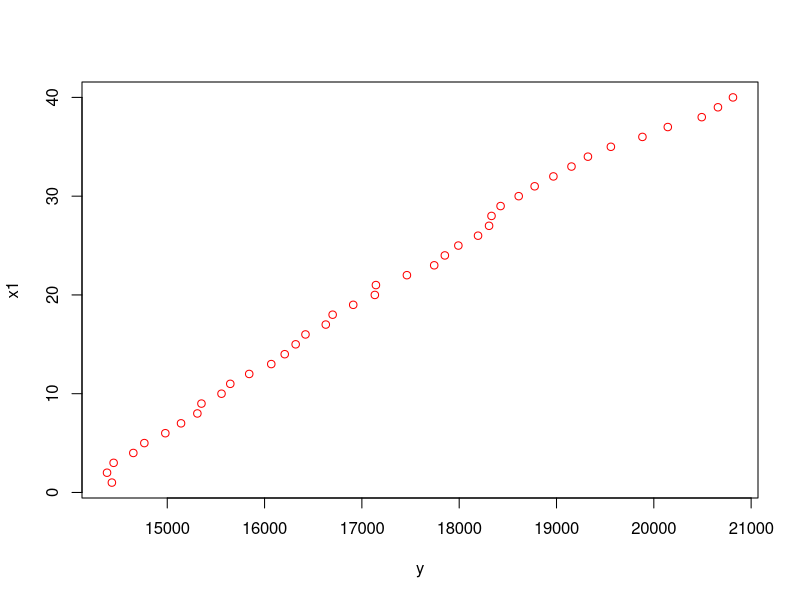
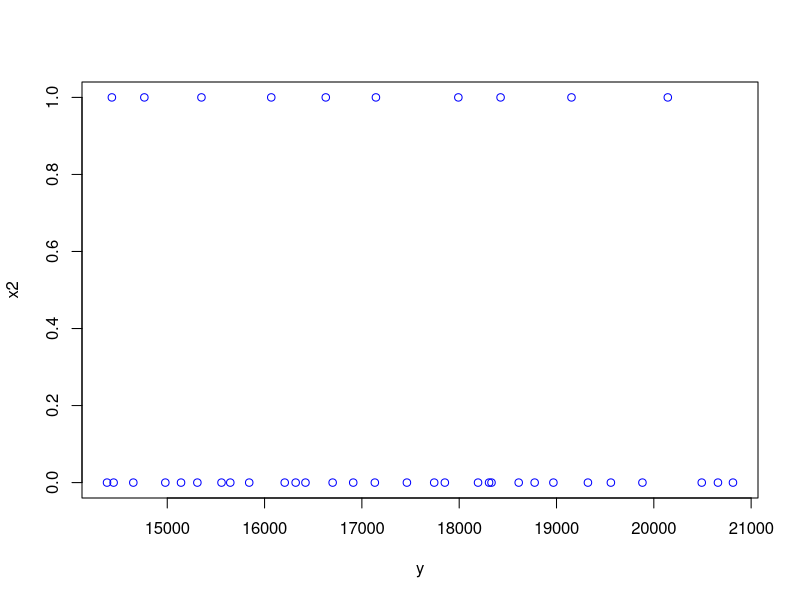
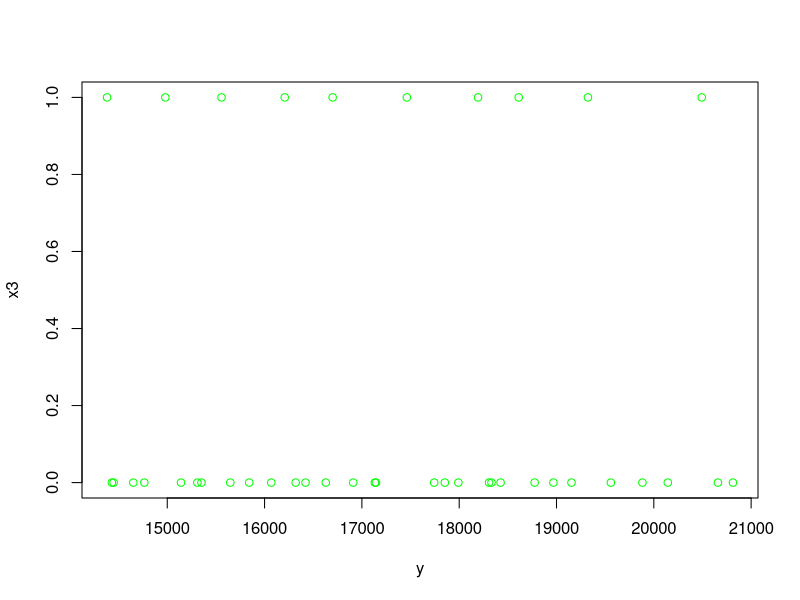
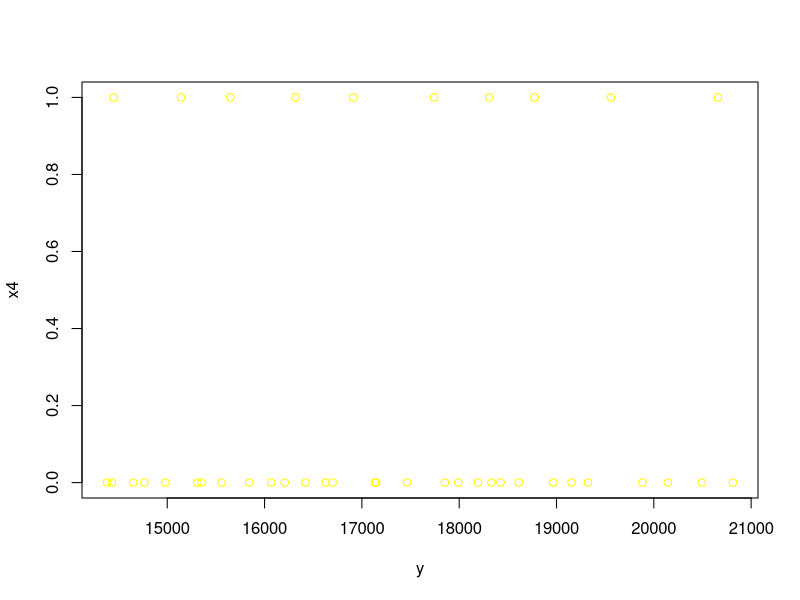

Source code (R) for these figures, in order: (Note: this script raises an error after producing the figures.)
# install.packages('lmtest')
# install.packages('car')
#install.packages("tseries")
#install.packages("forecast")
library(forecast)
library(tseries)
library(lmtest)
library(car)

setwd('/Users/demg/Projects/FA/Course III/ECONOMETRICS/pract9/task3')
data <- read.csv('./data.csv', sep = ";")

y <- data$GDP
x1 <- data$t
x2 <- data$d1
x3 <- data$d2
x4 <- data$d3

# Корреляционная матрица
cor(data)

# Диаграммы рассеяния
plot(y, x1, col = 'red')
plot(y, x2, col= 'blue')
plot(y, x3, col = 'green')
plot(y, x4, col = 'yellow')

########################################################################################
# Множественная модель
p_many <- lm(y~x1+x2+x3+x4)
s_many <- summary(p_many)
s_many

A_many <- sum(abs(s_many$residuals/y)) / length(y) * 100 # Апроксимация
A_many

confint(p_many, level = 0.95) # Доверительные интервалы

determ <- s_many$r.squared
adjust_determ <- s_many$adj.r.squared
st_error <- error_many
approx <- A_many
f_test <- s_many$fstatistic[1]

#######В) Проверьте значимость модели регрессии в целом и каждого коэффициента модели по отдельности.######
compare <- data.frame(
  Коэффициент_детерминации=determ,
  Скорректированный_коэффициент=adjust_determ,
  Стандартная_ошибка_модели=st_error,
  Ошибка_аппроксимации=approx,
  F_тест=f_test
)
print(compare)

"
Качество модели хорошее:
Модель очень качественная R^2 = 0.9931657
R^2 скорр = 0.9923846 (приближено к 1)
Se = 166.7931 (относительно у не очень много — качество нормальное (умеренное отношение))

F = 1271.553
p-value = < 2.2e-16
Ошибка_аппроксимации < 7 - модель хорошая (5.371801) (?)
"


#прогнозирование по модели с фиктивными переменными
pred=data.frame(c(41,42,43),c(1,0,0),c(0,1,0),c(0,0,1))
colnames(pred)=c("x1","x2","x3","x4")
predictGDP=predict(p_many, newdata = pred)
predictGDP
pred

# Durbin-Watson test
# H0: нет автокорреляции
# Ha: есть автокорреляция 1-го порядка
dwtest(p_many)
#DW приближен к 0, что говорит о существовании положительной автокорреляции.
#p-value = 2.683e-13 < (0.01, 0.05, 0.1) - отвергаем гипотезу об отсутствии автокорреляции, принимаем гипотезу о существовании автокоррелции


#Breusch-Godfrey test
# H0: нет автокорреляции
# Ha: есть автокорреляция n порядка
bgtest(p_many, order = 3, order.by = NULL, type = c("Chisq", "F"))
#LM test = 25.271, df = 1, p-value = 4.983e-07
#LM test = 25.283, df = 2, p-value = 3.235e-06
#LM test = 25.304, df = 3, p-value = 1.334e-05


bptest(p_many) # Тест Бреуша-Пагана
#p-value = 0.1175, - больше 0.1 0.05 0.01, отсутствует проблема гетероскедастичности


gqtest(p_many, order.by = x1, fraction = 0) # Тест Голдфельда-Квандта для x1
#p-value = 0.1982 - больше 0.1 0.05 0.01, отсутствует проблема гетероскедастичности

error_many <- sqrt(deviance(p_many)/df.residual(p_many))

#работа с временным рядом GDP 
GDP <- c(data$GDP)
GDP1 <- ts(data=GDP,start=c(2009), name="GDP", frequency = 4)
GDP1
plot(GDP1)
ACF <- Acf(GDP1) # выборочная автокорреляция
ACF
PACF <- Pacf(GDP1) # частная автокорреляиця 
PACF
tsdisplay(GDP1)


#Augmented Dickey-Fuller Test
adf.test(GDP,  alternative = "stationary")

#Phillips-Perron Unit Root Test
PP.test(GDP)

#Box-Pierce test
Box.test(GDP, lag = 10, type=c("Box-Pierce", "Ljung-Box"))


#KPSS Test for Level Stationarity
kpss.test(GDP)

#Все говорит нам о том, что ряд нестационарный
